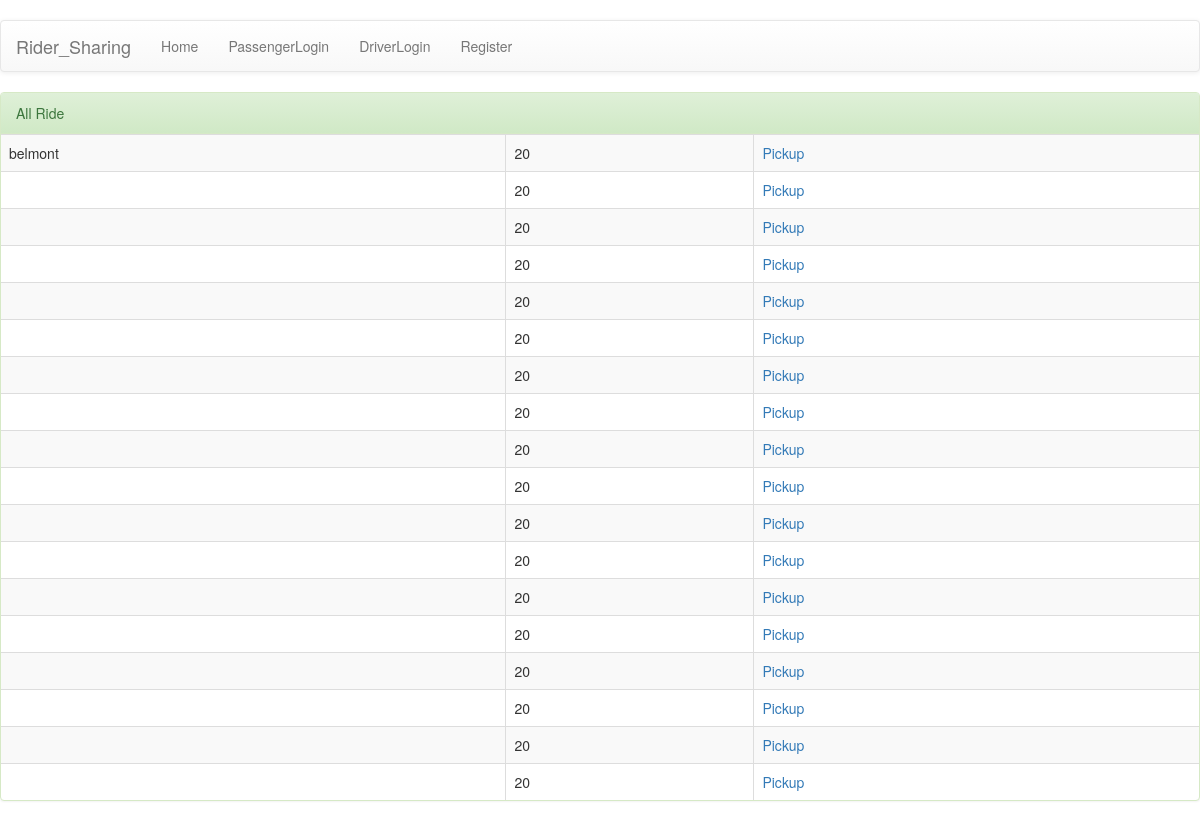
The app's page /accounts/driver/pickup/, older data.
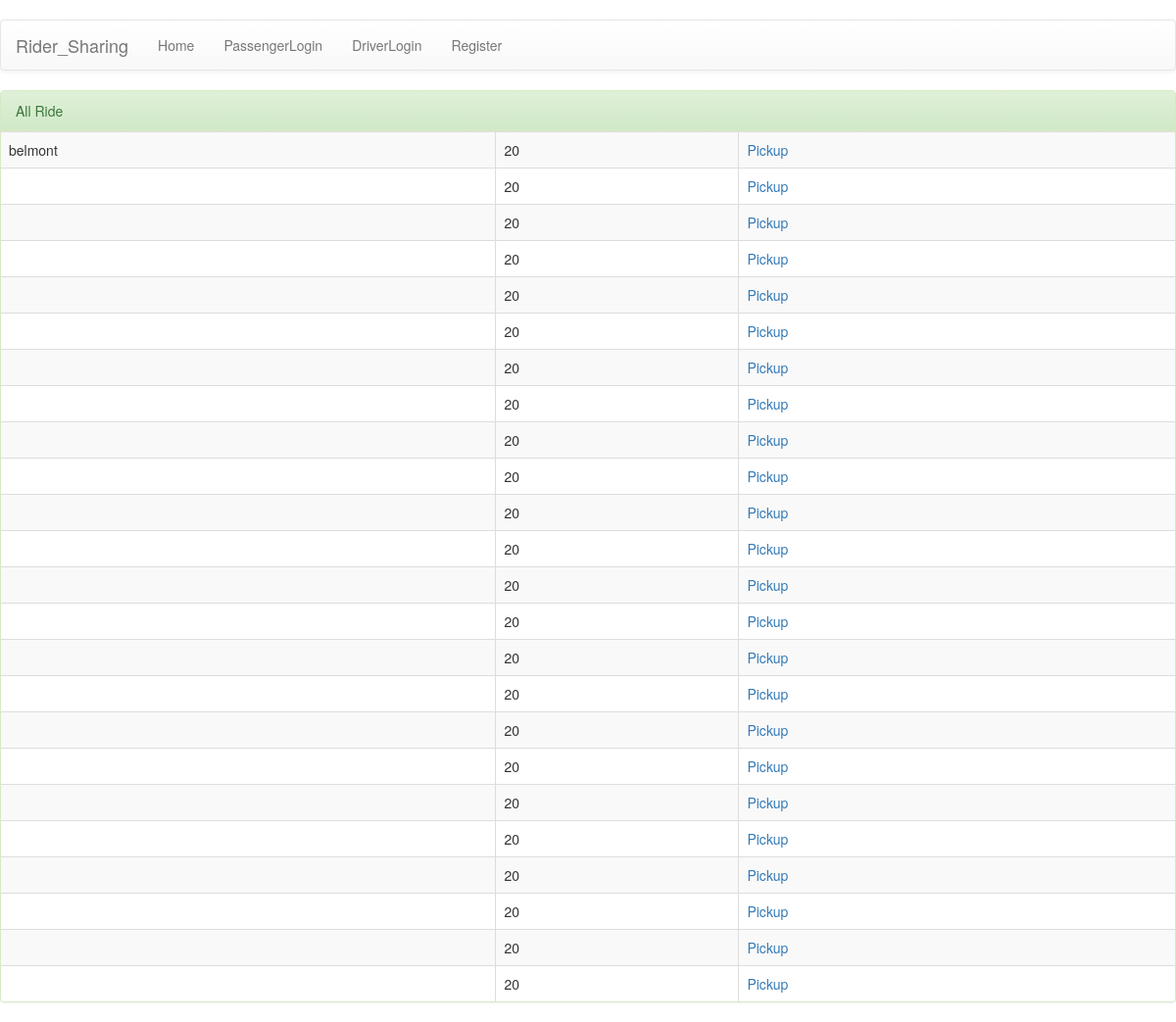
The same page, newer data.
### accounts/models.py (models this page shows, shortened)
class Ride(models.Model):
    user = models.ForeignKey(User, on_delete=models.CASCADE)
    destination = models.CharField(max_length=100, default='')
    arrival_time = models.CharField(max_length=100, default='20')
    number_passenger = models.IntegerField(default='1')
    vehicle_type = models.CharField(max_length=100, default='')
    isPicked = models.BooleanField(default=False)
    isFinished = models.BooleanField(default=False)
    driver_id = models.IntegerField(default='0')

### accounts/views.py (the view)
# urls.py: path('driver/pickup/', views.search),
def search(request, context={}):
    ride_not_picked_list = Ride.objects.filter(isPicked=False)
    return render(request, 'accounts/pickup.html',
    {'ride_not_picked_list': ride_not_picked_list})

### accounts/templates/accounts/pickup.html (shortened to what this page needs)
{% extends 'base.html' %}
{%block body%}
  <div class="panel panel-success">
      <div class="panel-heading">All Ride</div>
      <table class="table table-bordered table-hover table-striped">
          <tbody id = "add-body">
          {% for ride in ride_not_picked_list %}
              <tr id="ride_{{ ride.id }}">
                  <td>{{ ride.destination }}</td>
                  <td>{{ ride.arrival_time }}</td>
                  <td><a href="/accounts/driver/pickup/{{ ride.id }}/">Pickup</a></td>
              </tr>
          {% endfor %}
          </tbody>
      </table>
  </div>
{%endblock%}

### accounts/templates/base.html (shortened to what this page needs)
<!DOCTYPE html>
<html lang="en" dir="ltr">
  <head>
    <link rel="stylesheet" href="https://maxcdn.bootstrapcdn.com/bootstrap/3.3.7/css/bootstrap.min.css">
    <link rel="stylesheet" href="https://maxcdn.bootstrapcdn.com/bootstrap/3.3.7/css/bootstrap-theme.min.css">
  </head>
  <body>
    <br>
    <nav class="navbar navbar-default">
      <div class="container-fluid">
        <div class="navbar-header">
          <a class="navbar-brand" href="/">Rider_Sharing</a>
        </div>
        <div id="navbar" class="navbar-collapse collapse">
          <ul class="nav navbar-nav">
            <li><a href="/accounts/">Home</a></li>
            {% if user.is_authenticated %}
            <li><a href="/accounts/logout/">Log out</a></li>
            <li><a href="/accounts/profile/">Profile</a></li>
            {% block passenger_driver %}
            {% endblock %}
          </ul>
          <ul class="nav navbar-nav navbar-right">
            <li><a href="/accounts/driver_reg/">Driver</a></li>
            <li><a href="/accounts/register/">Register</a></li>
          </ul>
          {% else %}
          <ul class="nav navbar-nav navbar-right">
            <li><a href="/accounts/passenger_login/">PassengerLogin</a></li>
            <li><a href="/accounts/driver_login/">DriverLogin</a></li>
            <li><a href="/accounts/register/">Register</a></li>
          </ul>
          {% endif %}
        </div>
      </div>
    </nav>
    {% block body %}
    {% endblock %}
  </body>
</html>

Row changes from the older to the newer data that the page shows:
added Ride: arrival_time "20"
added Ride: arrival_time "20"
added Ride: arrival_time "20"
added Ride: arrival_time "20"
added Ride: arrival_time "20"
added Ride: arrival_time "20"
